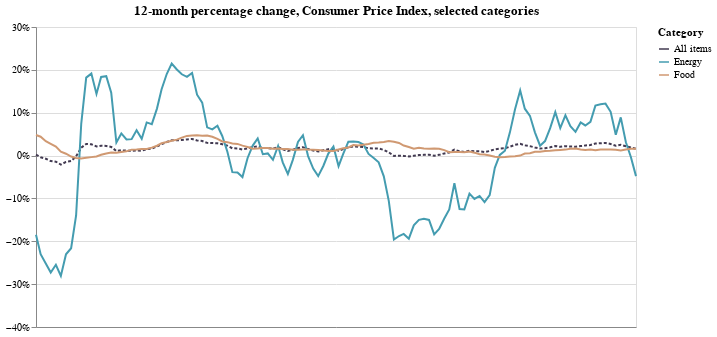

Here is the notebook cell this chart was saved with:
### Code cell
base = alt.Chart(
    three_cats,
    title="12-month percentage change, Consumer Price Index, selected categories"
).encode(
    x=alt.X(
        "date:T",
        timeUnit="yearmonth",
        axis=alt.Axis(
            title=None,
            labelAngle=0,
            grid=False,
            # A truly gnarly hack from https://github.com/altair-viz/altair/issues/187
            values=list(pd.to_datetime([
                '2008-11-01',
                '2010-11-01',
                '2012-11-01',
                '2014-11-01',
                '2016-11-01',
                '2018-11-01'
            ]).astype(int) / 10 ** 6)
        ),
    ),
    y=alt.Y(
        "pct_change:Q",
        axis=alt.Axis(title=None, format='%'),
        scale=alt.Scale(domain=[-0.4, 0.3])
    ),
    color=alt.Color(
        "series_items_name:N",
        legend=alt.Legend(title="Category"),
        scale=alt.Scale(range=["#423a51", "#449cb0", "#d09972"])
    )
)

all_items = base.transform_filter(
    alt.datum.series_items_name == 'All items'
).mark_line(strokeDash=[3, 2])

other_items = base.transform_filter(
    alt.datum.series_items_name != 'All items'
).mark_line()

(all_items + other_items).properties(width=600)

### Figure 1 — Vega-Lite specification as saved in the notebook (floating-point values rounded to 4 significant figures; data arrays with more than 128 entries replaced by an {"elided": "..."} marker saying what was removed)
{"$schema": "https://vega.github.io/schema/vega-lite/v2.6.0.json", "config": {"view": {"height": 300, "width": 400}}, "datasets": {"data-18b37b837ea04f2ff59073bc8de37064": {"elided": "360 records"}}, "layer": [{"data": {"name": "data-18b37b837ea04f2ff59073bc8de37064"}, "encoding": {"color": {"field": "series_items_name", "legend": {"title": "Category"}, "scale": {"range": ["#423a51", "#449cb0", "#d09972"]}, "type": "nominal"}, "x": {"axis": {"grid": false, "labelAngle": 0, "title": null, "values": [1225497600000, 1288569600000, 1351728000000, 1414800000000, 1477958400000, 1541030400000]}, "field": "date", "timeUnit": "yearmonth", "type": "temporal"}, "y": {"axis": {"format": "%", "title": null}, "field": "pct_change", "scale": {"domain": [-0.4, 0.3]}, "type": "quantitative"}}, "mark": {"strokeDash": [3, 2], "type": "line"}, "title": "12-month percentage change, Consumer Price Index, selected categories", "transform": [{"filter": "(datum.series_items_name === 'All items')"}]}, {"data": {"name": "data-18b37b837ea04f2ff59073bc8de37064"}, "encoding": {"color": {"field": "series_items_name", "legend": {"title": "Category"}, "scale": {"range": ["#423a51", "#449cb0", "#d09972"]}, "type": "nominal"}, "x": {"axis": {"grid": false, "labelAngle": 0, "title": null, "values": [1225497600000, 1288569600000, 1351728000000, 1414800000000, 1477958400000, 1541030400000]}, "field": "date", "timeUnit": "yearmonth", "type": "temporal"}, "y": {"axis": {"format": "%", "title": null}, "field": "pct_change", "scale": {"domain": [-0.4, 0.3]}, "type": "quantitative"}}, "mark": "line", "title": "12-month percentage change, Consumer Price Index, selected categories", "transform": [{"filter": "(datum.series_items_name !== 'All items')"}]}], "width": 600}
